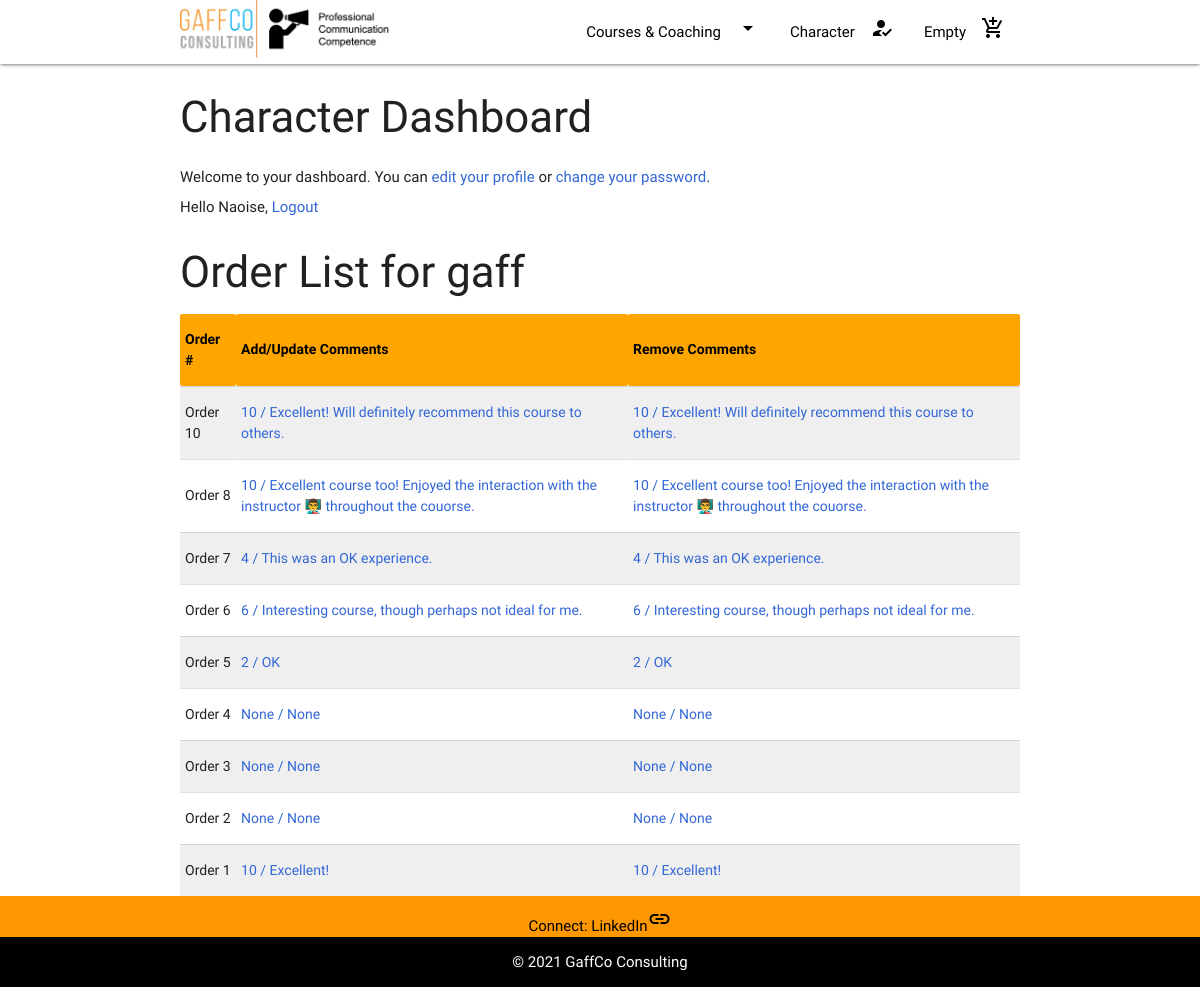
Page /account/dashboard/ (signed in) on the committed database.
### orders/models.py (models this page shows, shortened)
class Order(models.Model):
    CHOICES = [(1, 1), (2, 2), (3, 3), (4, 4), (5, 5),
               (6, 6), (7, 7), (8, 8), (9, 9), (10, 10)]
    first_name = models.CharField(max_length=50)
    last_name = models.CharField(max_length=50)
    email = models.EmailField()
    address = models.CharField(max_length=250)
    postal_code = models.CharField(max_length=20)
    city = models.CharField(max_length=100)
    created = models.DateTimeField(auto_now_add=True)
    updated = models.DateTimeField(auto_now=True)
    paid = models.BooleanField(default=False)
    braintree_id = models.CharField(
        max_length=150,
        blank=True)  # Braintree Payment System
    rating = models.IntegerField(choices=CHOICES, blank=True, null=True)
    comment = models.CharField(max_length=250, blank=True, null=True)
    class Meta:
        ordering = ('-created',)
    def __str__(self):
        return f'Order {self.id}'

### account/views.py (the view)
@login_required
def dashboard(request):
    order = Order.objects.all()
    return render(request,
                  'account/dashboard.html',
                  {'section': 'dashboard', 'order': order})

### cart/cart.py (called while the page is built)
    def __len__(self):
        return sum(item['quantity'] for item in self.cart.values())

### cart/context_processors.py (called while the page is built)
def cart(request):
    return {'cart': Cart(request)}

### account/templates/account/dashboard.html (shortened to what this page needs)
{% extends "base.html" %}
{% block content %}
<div class="container">
    <h3>Character Dashboard</h3>
    <p class="padding">Welcome to your dashboard. You can <a href="{% url 'edit' %}">edit your profile</a> or <a
            href="{% url 'password_change' %}">change your password</a>.</p>
    <span class="user">
        {% if request.user.is_authenticated %}
        Hello {{ request.user.first_name }},
        <a href="{% url 'logout' %}">Logout</a>
        {% else %}
        <a href="{% url 'login' %}">Log-in</a>
        {% endif %}
    </span>
    <div>
        <h3>Order List for {{ user }}</h3>
        <table>
            <thead>
                <tr>
                    <th>Order #</th>
                    <th>Add/Update Comments</th>
                    <th>Remove Comments</th>
                </tr>
            </thead>
            <tbody>
                {% for ord in order %}
                {% if ord.email == request.user.email %}
                <tr>
                    <td>{{ord}}</td>
                    <td><a href="{% url 'comment_edit' ord.id %}">{{ ord.rating }} / {{ ord.comment }}</a></td>
                    <td><a href="{% url 'comment_delete' ord.id %}">{{ ord.rating }} / {{ ord.comment }}</a></td>
                </tr>
                {% endif %}
                {% endfor %}
            </tbody>
        </table>
    </div>
</div>
{% endblock %}

### static/styles/base.css (style rules this page uses)
* { margin: 0; padding: 0; border: 0; box-sizing: border-box; }
html, body { font-family: 'Raleway', sans-serif; scroll-behavior: smooth; padding-bottom: 3rem; }
a { color: #3367d6; }
table { width: 100%; border-spacing: 0; border-collapse: collapse; }
table th, table td { text-align: left; font-size: 14px; margin: 0; }
tbody tr:nth-child(odd) { background: #efefef; }
thead th, tbody tr.total { background: orange; color: black; font-weight: bold; }
p.padding, div>form+p, div>form+p+p { padding-top: 0.5rem; padding-bottom: 0.5rem; }

### rows in the picture
Order: id "Order 10", rating "10", comment "Excellent! Will definitely recommend this course to others."
Order: id "Order 8", rating "10", comment "Excellent course too! Enjoyed the interaction with the instructor 👨‍🏫 throughout the couorse."
Order: id "Order 7", rating "4", comment "This was an OK experience."
Order: id "Order 6", rating "6", comment "Interesting course, though perhaps not ideal for me."
Order: id "Order 5", rating "2", comment "OK"
Order: id "Order 4", rating "None", comment "None"
Order: id "Order 3", rating "None", comment "None"
Order: id "Order 2", rating "None", comment "None"
Order: id "Order 1", rating "10", comment "Excellent!"

### other values in the picture
{{ request.user.first_name }} "Naoise"
{{ user }} "gaff"
